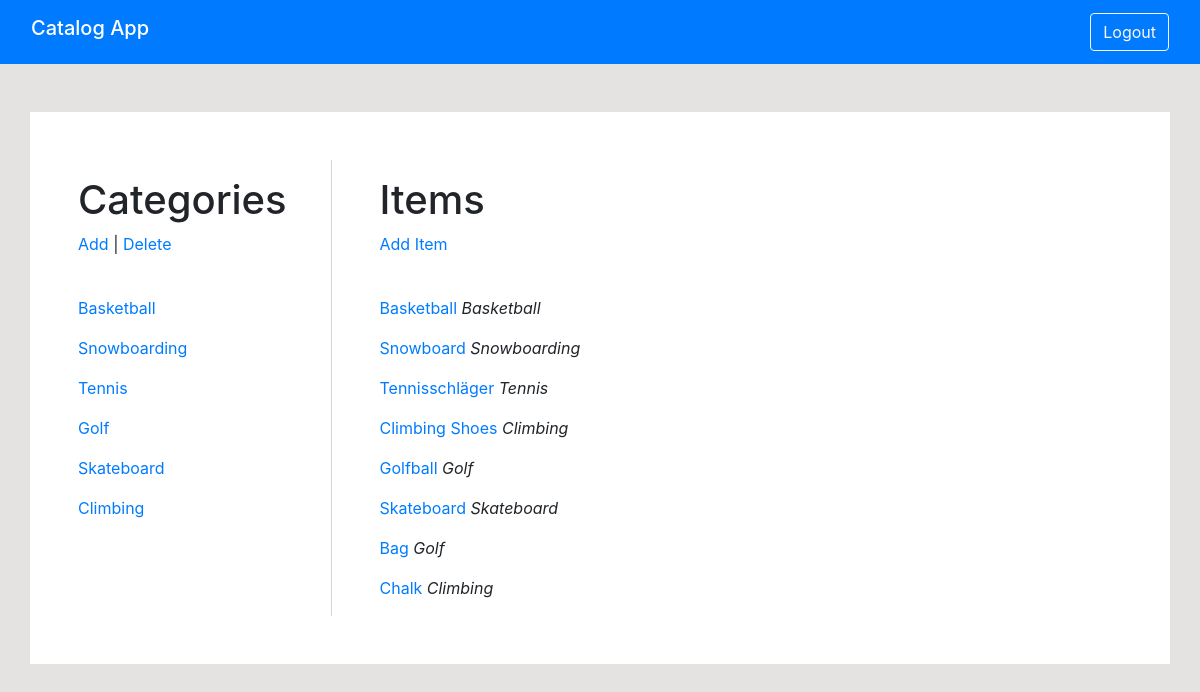
Page /catalog/ (signed in) on the committed database.
### app/models.py (models this page shows, shortened)
class Category(db.Model):
    id = db.Column(db.Integer, primary_key=True)
    title = db.Column(db.String(64), index=True, unique=True)
    items = db.relationship('Item', backref='category', lazy='dynamic')

class Item(db.Model):
    id = db.Column(db.Integer, primary_key=True)
    title = db.Column(db.String(64), index=True, unique=True)
    description = db.Column(db.String(140))
    category_id = db.Column(db.Integer(), db.ForeignKey('category.id'))

### app/routes.py (the view)
@app.route('/')
@app.route('/catalog/')
def index():
    categories = Category.query.all()
    items = Item.query.all()
    return render_template('index.html', title='Catalog App',
                           categories=categories, items=items)

### app/models.py (called while the page is built)
@login.user_loader
def load_user(id):
    return User.query.get(id)

### app/templates/index.html
{% extends "base.html" %}
{% block content %}
		<div class="row">
			<div class="col-md-3" style="border-right: 1px solid #D6D6D6;">
		        <h1 class="pt-3">Categories</h1>
		        {% if current_user.is_authenticated %}
		        <p><a href="{{ url_for('add_category') }}">Add</a> |
					<a href="{{ url_for('delete_category') }}">Delete</a></p>
				{% endif %}
		        <br>
		        {% for category in categories %}
		        <div>
		        	<p>
		        		<a href="{{url_for('category', category_id = category.id)}}">
		        			{{category.title}}
		        		</a>
		        	</p>
		        </div>
	        	{% endfor %}
	        </div>
			<div class="col-md-9  pl-5">
		        <h1 class="pt-3">Items</h1>
		        {% if current_user.is_authenticated %}
		        <p><a href="{{ url_for('add') }}">Add Item</a></p>
		        {% endif %}
		        <br>
		        {% for item in items %}
		        <div>
		        	<p>
			        	<a href="{{ url_for('item', category_id = item.category.id, item_id = item.id)}}">
			        		{{item.title}}
			        	</a>
		        		<span class="font-italic">
		        		{{item.category.title}}
		        		</span>
		        	</p>
		   		</div>
		        {% endfor %}
		    </div>
		</div>
{% endblock %}

### rows in the picture
Category: title "Basketball"
Category: title "Snowboarding"
Category: title "Tennis"
Category: title "Golf"
Category: title "Skateboard"
Category: title "Climbing"
Item: title "Basketball", category "Basketball"
Item: title "Snowboard", category "Snowboarding"
Item: title "Tennisschläger", category "Tennis"
Item: title "Climbing Shoes", category "Climbing"
Item: title "Golfball", category "Golf"
Item: title "Skateboard", category "Skateboard"
Item: title "Bag", category "Golf"
Item: title "Chalk", category "Climbing"
